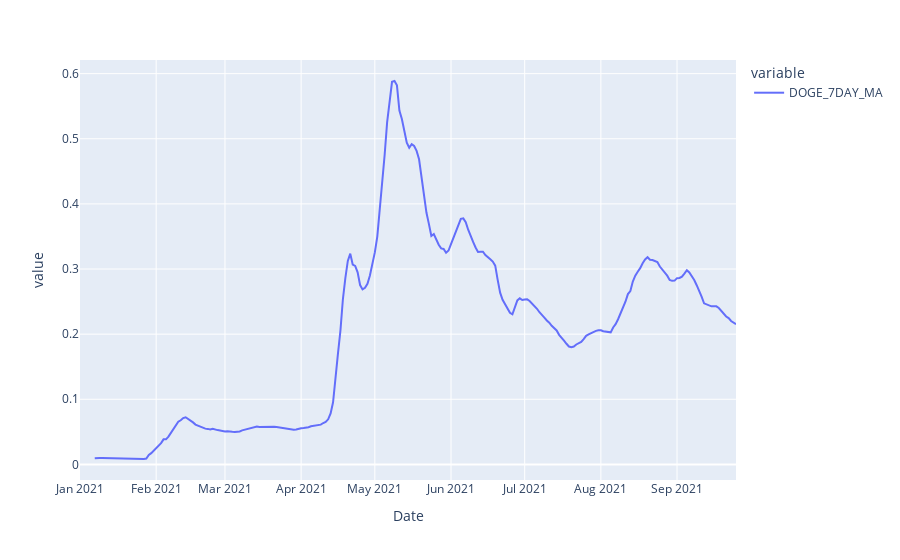

The cell this chart's notebook holds for it:
### Code cell
fig = px.line(crypto, y=['DOGE_7DAY_MA'] )
fig.show()

### Figure 1 — Plotly figure (JSON) as saved in the notebook; plotly's stock layout.template omitted (floating-point values rounded to 4 significant figures; data arrays with more than 128 entries replaced by an {"elided": "..."} marker saying what was removed)
{"data": [{"hovertemplate": "variable=DOGE_7DAY_MA<br>Date=%{x}<br>value=%{y}<extra></extra>", "legendgroup": "DOGE_7DAY_MA", "line": {"color": "#636efa", "dash": "solid"}, "marker": {"symbol": "circle"}, "mode": "lines", "name": "DOGE_7DAY_MA", "orientation": "v", "showlegend": true, "type": "scatter", "x": {"elided": "268 str values"}, "xaxis": "x", "y": {"elided": "268 float values"}, "yaxis": "y"}], "layout": {"autosize": true, "legend": {"title": {"text": "variable"}, "tracegroupgap": 0}, "margin": {"t": 60}, "xaxis": {"anchor": "y", "autorange": true, "domain": [0, 1], "range": ["2021-01-01", "2021-09-25"], "title": {"text": "Date"}, "type": "date"}, "yaxis": {"anchor": "x", "autorange": true, "domain": [0, 1], "range": [-0.02394, 0.621], "title": {"text": "value"}, "type": "linear"}}}
